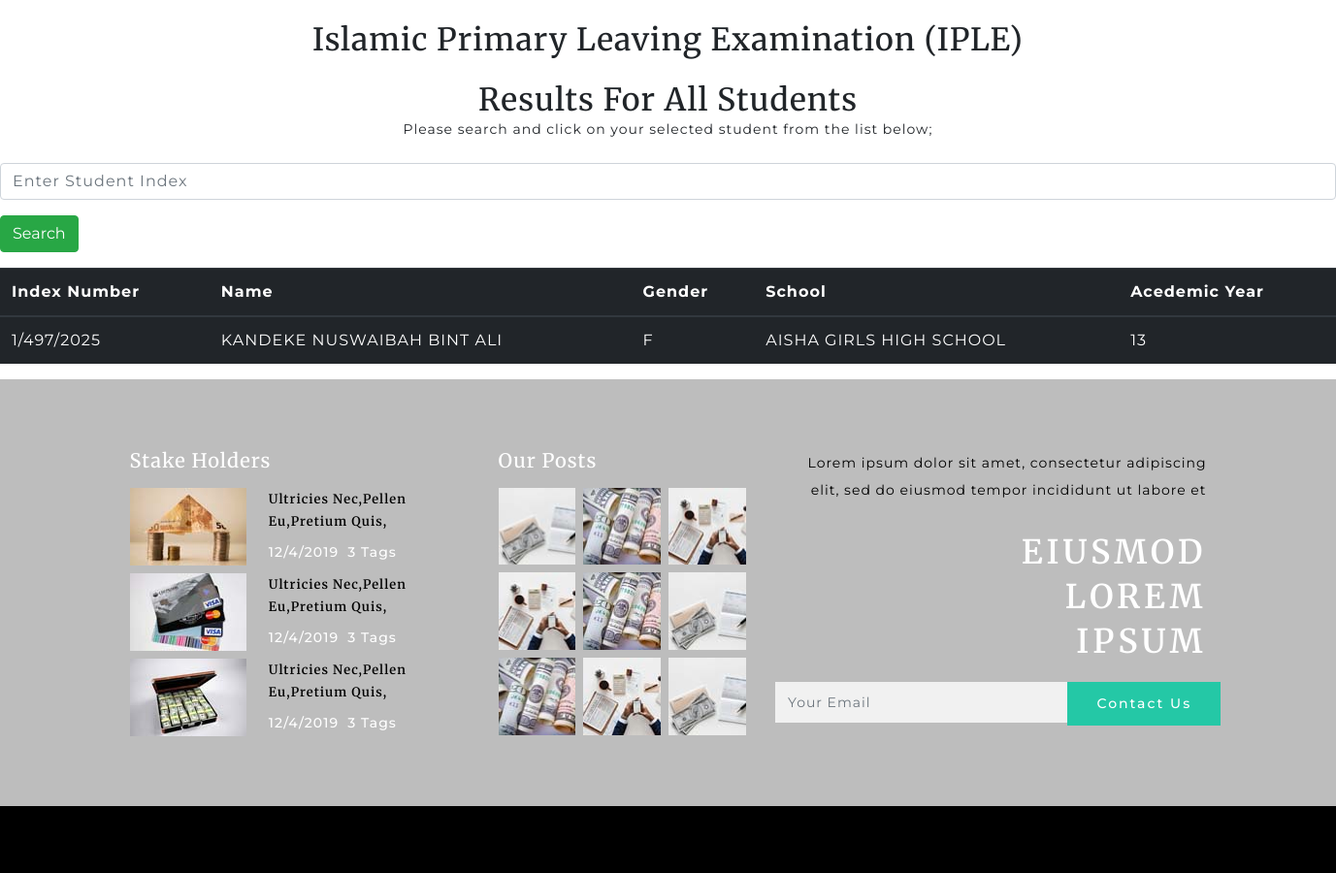
Before: /Students (middle part) with the older database file.
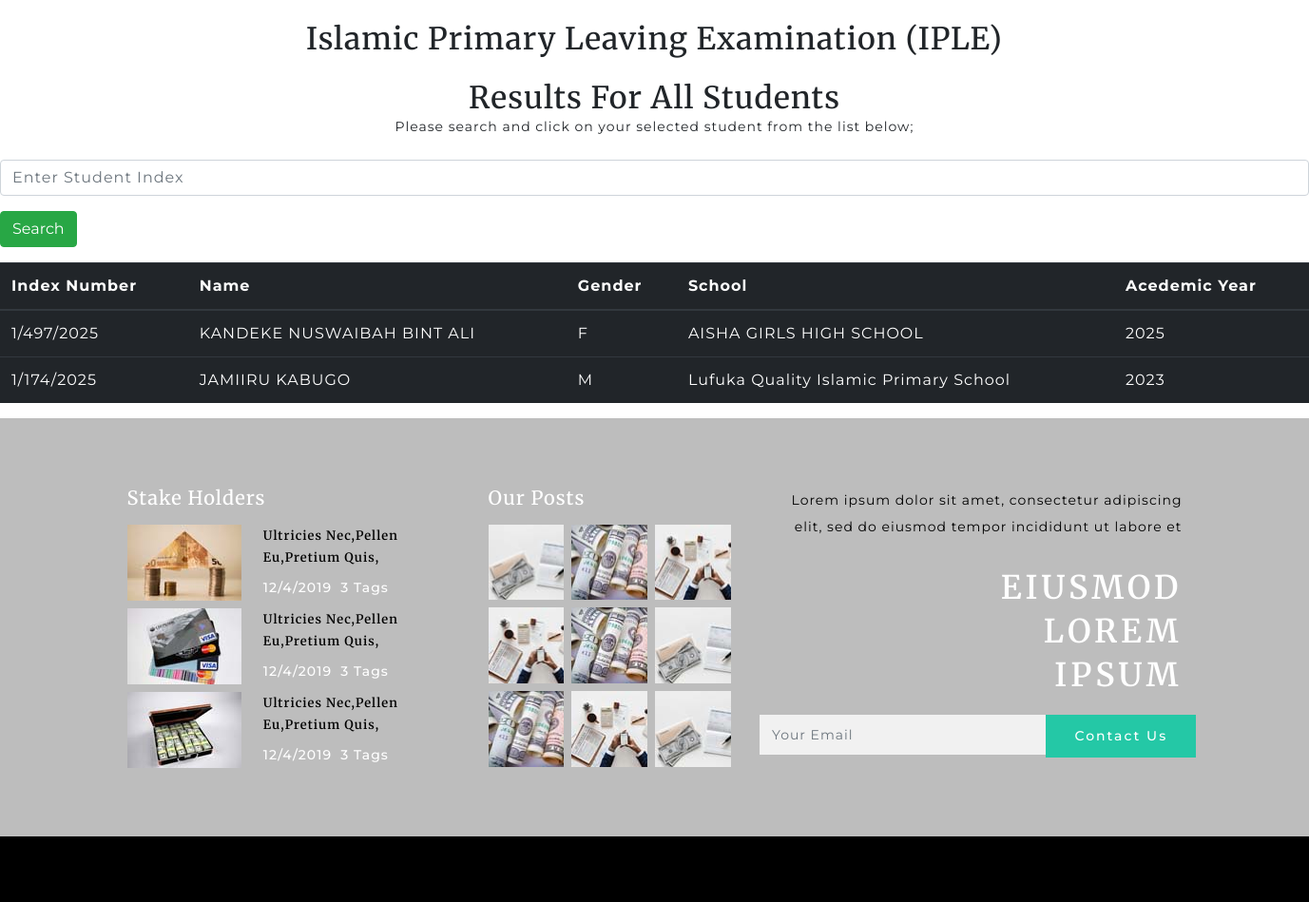
After: the same page with the newer database file.
### resultsapp/models.py (models this page shows, shortened)
class Student(models.Model):
    GENDER = (
        ("M", "Male"),
        ("F", "Female"),
    )
    school = models.ForeignKey(School, on_delete=models.CASCADE)
    full_name = models.CharField(max_length=255)
    student_image = models.FileField(upload_to='pics')
    index_number = models.CharField(max_length=30, unique=True)
    gender = models.CharField(max_length=1, choices=GENDER)
    year = models.IntegerField()
    quran_marks = models.IntegerField()
    quran_grade = models.IntegerField()
    fighu_marks = models.IntegerField()
    fighu_grade = models.IntegerField()
    lugha_marks = models.IntegerField()
    lugha_grade = models.IntegerField()
    tarbia_marks = models.IntegerField()
    tarbia_grade = models.IntegerField()
    division = models.IntegerField()

class School(models.Model):
    name = models.CharField(max_length=255)
    code = models.CharField(max_length=20, unique=True)
    location = models.CharField(max_length=255)
    district = models.CharField(max_length=100)
    school_logo = models.FileField(upload_to='pics')
    police_station = models.CharField(max_length=255)
    head_teacher_name = models.CharField(max_length=255)
    contact = models.CharField(max_length=100)
    dos_theology_name = models.CharField(max_length=255)

### resultsapp/views.py (the view)
# urls.py: path('Students',views.manage_student_in_students,name="student"),
def manage_student_in_students(request):
    get_all_students = get_students()
    get_all_students_filter = Student_filter(request.GET, queryset=get_all_students)
    context={
        "get_all_students_filter":get_all_students_filter,
    }
    return render(request, 'resultsapp/students.html', context)

### resultsapp/passslip_selector.py (called while the page is built)
def get_students():
    return Student.objects.all()

### resultsapp/templates/resultsapp/students.html (shortened to what this page needs)
{% extends 'resultsapp/main.html' %}
{% load static %}
<!-- {% load crispy_forms_tags %}
{% load widget_tweaks %} -->
{% block content %}
<br>
<center>
  <h2>Islamic Primary Leaving Examination (IPLE)</h2>
  <br>
  <h2>Results For All Students</h2>
  <p>Please search and click on your selected student from the list below;</p>
    </center>
  <br>
  <form method="get">
    {% for field in  get_all_students_filter.form.visible_fields %}
     <div class="form-group">
     {% render_field get_all_students_filter.form.index_number class="form-control" placeholder="Enter Student Index" %}
     </div>
     {% endfor %}
     <div class="form-group">
      <button type="submit" class="btn btn-success">
         Search
      </button>
      </div>
  </form>
<table class="table table-dark table-hover">
  <thead>
  <tr>
    <th>Index Number</th>
    <th>Name</th>
    <th>Gender</th>
    <th>School</th>
    <th>Acedemic Year</th>
  </tr>
  </thead>
  <tbody>
    {% for student in get_all_students_filter.qs %}
  <tr>
    <td><a href="{% url 'pdf' student.id %}">{{ student.index_number }}</a></td>
    <td><a href="{% url 'pdf' student.id %}">{{ student.full_name }}</a></td>
    <td><a href="{% url 'pdf' student.id %}">{{ student.gender }}</a></td>
    <td><a href="{% url 'passslip' student.id %}">{{ student.school.name }}</a></td>
    <td><a href="{% url 'passslip' student.id %}">{{ student.year }}</a></td>
  </tr>
    {% endfor %}
  </tbody>
</table>
 {% endblock content %}

Changed rows visible on the page:
changed Student "KANDEKE NUSWAIBAH BINT ALI": year "13" → "2025"
added Student: index_number "1/174/2025", full_name "JAMIIRU KABUGO", gender "M", school.name "Lufuka Quality Islamic Primary School", year "2023"
